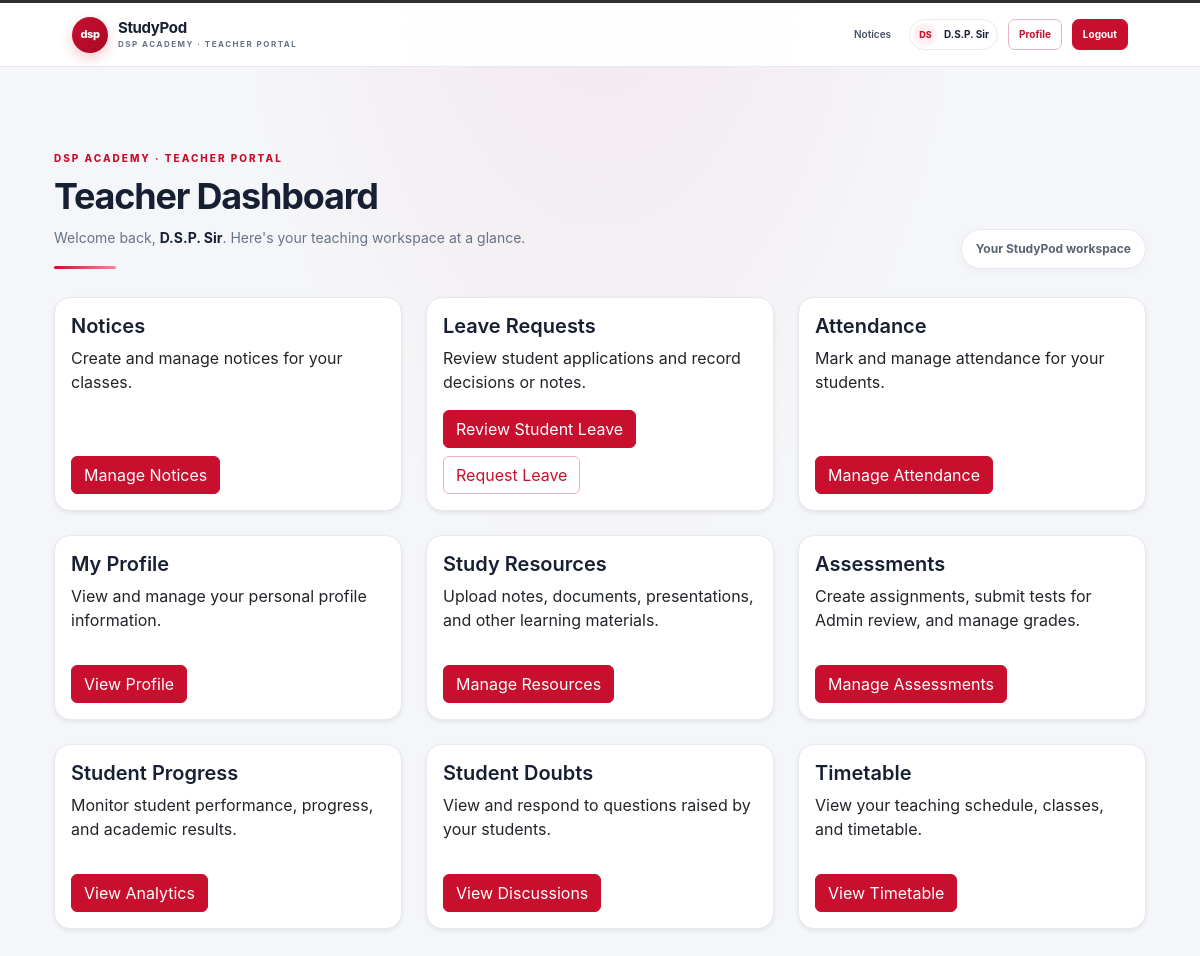
The page /dashboard/ (signed in) on the database its author committed.
### accounts/models.py (models this page shows, shortened)
class User(AbstractUser):
    class Role(models.TextChoices):
        TEACHER = "TEACHER", "Teacher"
        STUDENT = "STUDENT", "Student"
        PARENT = "PARENT", "Parent"
    role = models.CharField(
        max_length=10,
        choices=Role.choices,
        default=Role.STUDENT,
    )

### accounts/views.py (the view, shortened to what this page needs)
# urls.py: path("dashboard/", views.dashboard, name="dashboard"),
def dashboard(request):
    if not request.user.is_authenticated:
        return redirect("login")
    if request.user.role == "TEACHER":
        return render(
            request,
            "accounts/teacher_dashboard.html"
        )

### accounts/templates/accounts/teacher_dashboard.html
{% extends "accounts/base.html" %}
{% block content %}
<div class="container mt-5">
    <section class="portal-dashboard-heading">
        <div class="portal-dashboard-welcome-row">
            <div>
                <div class="portal-eyebrow">DSP Academy · Teacher Portal</div>
                <h1>Teacher Dashboard</h1>
                <p class="portal-dashboard-welcome">Welcome back, <strong>{{ request.user.get_full_name|default:request.user.username }}</strong>. Here's your teaching workspace at a glance.</p>
                <div class="portal-dashboard-accent"></div>
            </div>
            <div class="portal-dashboard-workspace">Your StudyPod workspace</div>
        </div>
    </section>
    <div class="row">
        <div class="col-md-4 mb-4">
            <div class="card dashboard-card shadow-sm h-100">
                <div class="card-body d-flex flex-column">
                    <h5 class="card-title">
                        Notices
                    </h5>
                    <p class="card-text">
                        Create and manage notices for your classes.
                    </p>
                    <div class="mt-auto">
                        <a
                            href="{% url 'notices' %}"
                            class="btn btn-primary"
                        >
                            Manage Notices
                        </a>
                    </div>
                </div>
            </div>
        </div>
        <div class="col-md-4 mb-4">
            <div class="card dashboard-card shadow-sm h-100"><div class="card-body d-flex flex-column">
                <h5 class="card-title">Leave Requests</h5>
                <p class="card-text">Review student applications and record decisions or notes.</p>
                <div class="mt-auto d-flex flex-wrap gap-2"><a href="{% url 'teacher_leave_page' %}" class="btn btn-primary">Review Student Leave</a><a href="{% url 'teacher_leave_request' %}" class="btn btn-outline-primary">Request Leave</a></div>
            </div></div>
        </div>
        <div class="col-md-4 mb-4">
            <div class="card dashboard-card shadow-sm h-100">
                <div class="card-body d-flex flex-column">
                    <h5 class="card-title">
                        Attendance
                    </h5>
                    <p class="card-text">
                        Mark and manage attendance for your students.
                    </p>
                    <div class="mt-auto">
                        <a
                            href="{% url 'teacher_attendance' %}"
                            class="btn btn-primary"
                        >
                            Manage Attendance
                        </a>
                    </div>
                </div>
            </div>
        </div>
        <div class="col-md-4 mb-4">
            <div class="card dashboard-card shadow-sm h-100">
                <div class="card-body d-flex flex-column">
                    <h5 class="card-title">
                        My Profile
                    </h5>
                    <p class="card-text">
                        View and manage your personal profile
                        information.
                    </p>
                    <div class="mt-auto">
                        <a
                            href="{% url 'profile' %}"
                            class="btn btn-primary"
                        >
                            View Profile
                        </a>
                    </div>
                </div>
            </div>
        </div>
        <div class="col-md-4 mb-4">
            <div class="card dashboard-card shadow-sm h-100">
                <div class="card-body d-flex flex-column">
                    <h5 class="card-title">
                        Study Resources
                    </h5>
                    <p class="card-text">
                        Upload notes, documents, presentations,
                        and other learning materials.
                    </p>
                    <div class="mt-auto">
                        <a
                        href="{% url 'resource_upload' %}"
                        class="btn btn-primary"
                        >
                            Manage Resources
                        </a>
                    </div>
                </div>
            </div>
        </div>
        <div class="col-md-4 mb-4">
            <div class="card dashboard-card shadow-sm h-100">
                <div class="card-body d-flex flex-column">
                    <h5 class="card-title">
                        Assessments
                    </h5>
                    <p class="card-text">
                        Create assignments, submit tests for Admin review, and manage grades.
                    </p>
                    <div class="mt-auto">
                        <a
                            href="{% url 'test_management' %}"
                            class="btn btn-primary"
                        >
                            Manage Assessments
                        </a>
                    </div>
                </div>
            </div>
        </div>
        <div class="col-md-4 mb-4">
            <div class="card dashboard-card shadow-sm h-100">
                <div class="card-body d-flex flex-column">
                    <h5 class="card-title">
                        Student Progress
                    </h5>
                    <p class="card-text">
                        Monitor student performance,
                        progress, and academic results.
                    </p>
                    <div class="mt-auto">
                        <a href="{% url 'teacher_analytics' %}" class="btn btn-primary">View Analytics</a>
                    </div>
                </div>
            </div>
        </div>
        <div class="col-md-4 mb-4">
            <div class="card dashboard-card shadow-sm h-100">
                <div class="card-body d-flex flex-column">
                    <h5 class="card-title">
                        Student Doubts
                    </h5>
                    <p class="card-text">
                        View and respond to questions
                        raised by your students.
                    </p>
                    <div class="mt-auto">
                        <a href="{% url 'doubt_threads' %}" class="btn btn-primary">View Discussions</a>
                    </div>
                </div>
            </div>
        </div>
        <div class="col-md-4 mb-4">
            <div class="card dashboard-card shadow-sm h-100">
                <div class="card-body d-flex flex-column">
                    <h5 class="card-title">
                        Timetable
                    </h5>
                    <p class="card-text">
                        View your teaching schedule,
                        classes, and timetable.
                    </p>
                    <div class="mt-auto">
                        <a href="{% url 'teacher_timetable' %}" class="btn btn-primary">View Timetable</a>
                    </div>
                </div>
            </div>
        </div>
    </div>
</div>
{% endblock %}

### accounts/templates/accounts/partials/student_portal_header.html
<nav class="navbar navbar-expand-lg student-nav" aria-label="Student portal">
    <div class="container-fluid student-nav-inner">
        <a class="student-brand" href="{% url 'dashboard' %}" aria-label="StudyPod student dashboard">
            <span class="student-brand-mark">dsp</span>
            <span class="student-brand-copy">
                <strong>StudyPod</strong>
                <small>DSP ACADEMY · {% if user.role == "TEACHER" %}TEACHER PORTAL{% elif user.role == "PARENT" %}PARENT PORTAL{% else %}STUDENT PORTAL{% endif %}</small>
            </span>
        </a>
        <div class="student-nav-links">
            <a href="{% url 'notices' %}">Notices</a>
            <span class="student-user-chip">
                <span class="student-avatar">{% if user.first_name and user.last_name %}{{ user.first_name|first|upper }}{{ user.last_name|first|upper }}{% else %}{{ user.get_full_name|default:user.username|first|upper }}{% endif %}</span>
                {{ user.get_full_name|default:user.username }}
            </span>
            <a class="student-nav-button" href="{% url 'profile' %}">Profile</a>
            <a class="student-nav-button student-logout" href="{% url 'logout' %}">Logout</a>
        </div>
    </div>
</nav>

### accounts/templates/accounts/base.html (style rules this page uses)
:root { --sp-primary: #2563eb; --sp-navy: #0f172a; --sp-background: #f8fafc; --sp-text: #1e293b; --sp-muted: #64748b; --sp-border: #e2e8f0; }
body { background: var(--sp-background); color: var(--sp-text); font-family: -apple-system, BlinkMacSystemFont, "Segoe UI", sans-serif; }
h1, h2, h3, h4, h5, h6 { color: var(--sp-navy); font-weight: 600; }
.btn-primary { background-color: var(--sp-primary); border-color: var(--sp-primary); }
.card { background-color: #fff; border: 1px solid var(--sp-border); border-radius: 12px; box-shadow: 0 2px 8px rgb(15 23 42 / 5%); }
a:not(.btn):not(.navbar-brand) { color: var(--sp-primary); }
.navbar a:not(.btn):not(.navbar-brand) { color: #fff; }

### rows shown on the page
User: first_name|first "D", last_name|first "S", get_full_name "D.S.P. Sir", user.get_full_name "D.S.P. Sir"
